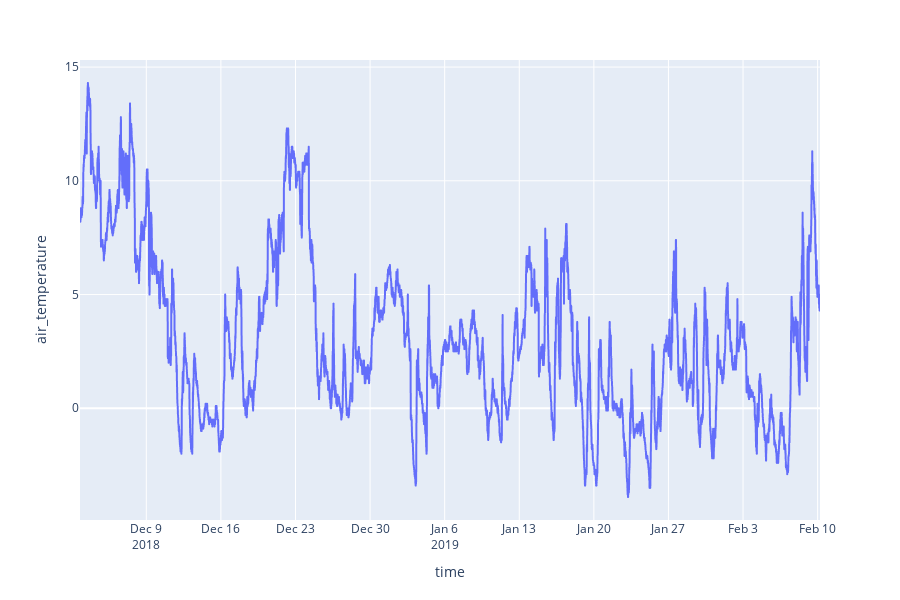

Notebook source saved alongside this figure:
### Code cell
time_series_temp = px.line(mythenquai_1y_sample, x = mythenquai_1y_sample["time"], 
                           y = mythenquai_1y_sample["air_temperature"])
time_series_temp.show()

### Figure 1 — Plotly figure (JSON) as saved in the notebook; plotly's stock layout.template omitted (floating-point values rounded to 4 significant figures; data arrays with more than 128 entries replaced by an {"elided": "..."} marker saying what was removed)
{"data": [{"hoverlabel": {"namelength": 0}, "hovertemplate": "time=%{x}<br>air_temperature=%{y}", "legendgroup": "", "line": {"color": "#636efa", "dash": "solid"}, "mode": "lines", "name": "", "showlegend": false, "type": "scattergl", "x": {"elided": "10000 str values"}, "xaxis": "x", "y": {"elided": "10000 float values"}, "yaxis": "y"}], "layout": {"height": 600, "legend": {"tracegroupgap": 0}, "margin": {"t": 60}, "xaxis": {"anchor": "y", "domain": [0, 1], "title": {"text": "time"}}, "yaxis": {"anchor": "x", "domain": [0, 1], "title": {"text": "air_temperature"}}}}
